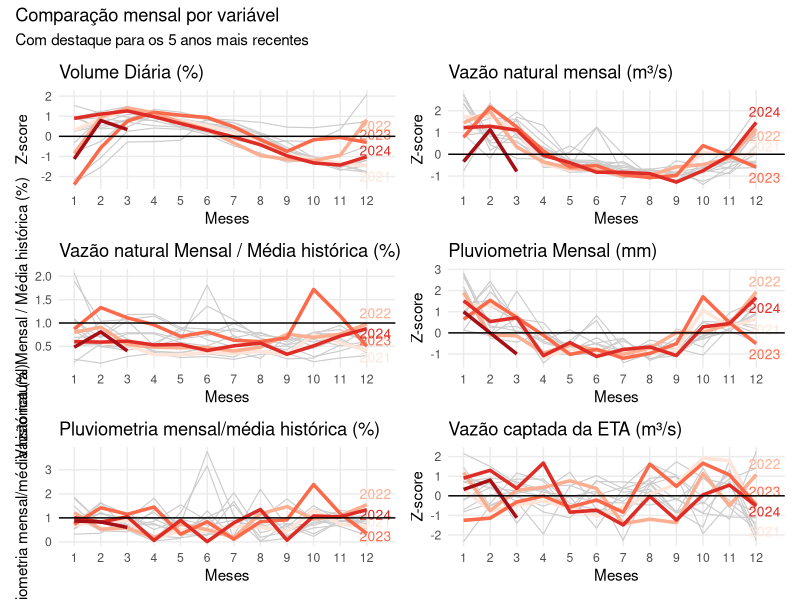

This chart was generated by the following R code:
library(tidyverse)
library(lubridate)
library(readxl)
library(ggrepel)
library(patchwork) # Para combinar os gráficos

# Carrega e pré-processa
df <- readxl::read_xlsx("resultados/vazao_transferencias/vazao_transferencia_cantareira.xlsx") |> 
  mutate(across(3:11, ~ gsub(",", ".", as.character(.)))) |> 
  mutate(across(3:11, as.numeric)) |> 
  mutate(Data = ymd(Data),
         year = year(Data),
         mes = month(Data))

# Lista de variáveis a serem plotadas
vars <- names(df)[3:10]

vars <- vars[-c(3,6)]

# Variáveis que NÃO devem ser normalizadas
vars_sem_scale <- c("Vazão natural Mensal / Média histórica (%)", 
                    "Pluviometria mensal/média histórica (%)")

# Função geradora de gráfico
gera_grafico <- function(var_nome) {
  df_sel <- df |> 
    select(Data, year, mes, all_of(var_nome)) |> 
    rename(valor = all_of(var_nome))
  
  # Aplica scale se necessário
  if (!(var_nome %in% vars_sem_scale)) {
    df_sel <- df_sel |> 
      group_by(year) |> 
      mutate(valor_z = scale(valor)[,1]) |> 
      ungroup()
    eixo_y <- "Z-score"
    linha_media <- 0
  } else {
    df_sel <- df_sel |> 
      mutate(valor_z = valor)
    eixo_y <- var_nome
    linha_media <- 1  # Média histórica = 100%
  }
  
  # Anos mais recentes
  ultimos_anos <- df_sel |> 
    distinct(year) |> 
    arrange(desc(year)) |> 
    slice(1:5) |> 
    pull(year)
  
  # Ponto final para rótulo
  labels_finais <- df_sel |> 
    filter(year %in% ultimos_anos, mes == 12) |> 
    group_by(year) |> 
    slice_tail(n = 1)
  
  ggplot(df_sel, aes(x = mes, y = valor_z, group = year)) +
    geom_line(data = df_sel |> filter(!year %in% ultimos_anos),
              color = "gray80", size = 0.4) +
    geom_line(data = df_sel |> filter(year %in% ultimos_anos),
              aes(color = factor(year)), size = 1.2) +
    geom_text_repel(data = labels_finais,
                    aes(label = year, color = factor(year)),
                    nudge_x = 0.5, direction = "y", hjust = 0,
                    segment.color = "transparent", size = 3.5, show.legend = FALSE) +
    geom_hline(yintercept = linha_media, color = "black") +
    scale_x_continuous(breaks = 1:12) +
    scale_color_brewer(palette = "Reds") +
    labs(title = var_nome,
         x = "Meses", y = eixo_y, color = "Ano") +
    theme_minimal(base_size = 11) +
    theme(panel.grid.minor = element_blank(),
          legend.position = "none")
}

# Gera todos os gráficos
lista_graficos <- map(vars, gera_grafico)

# Mostra os gráficos juntos
wrap_plots(lista_graficos, ncol = 2) +
  plot_annotation(title = "Comparação mensal por variável",
                  subtitle = "Com destaque para os 5 anos mais recentes")